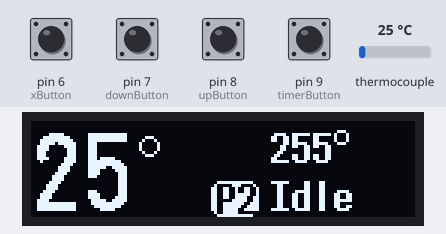
This program was run on a simulated Arduino Pro Mini, built with avr-gcc and run on an emulated ATmega328P. Shown: 128×32 one-colour display. Wiring (inferred from the names in the program): MAX6675 thermocouple converter: CS pin 11; MISO pin 12; SCK pin 10. The inputs (shaded band) are chosen by the test bench; at power-on: pin 6 (xButton), pin 7 (downButton), pin 8 (upButton), pin 9 (timerButton) HIGH, thermocouple 25 °C. EEPROM starts erased; what the program prints to the serial monitor is not drawn.

Above: at 1.6 s.
1.7 s: pin 6 (xButton) pulled LOW for 0.15 s
At 2.9 s:
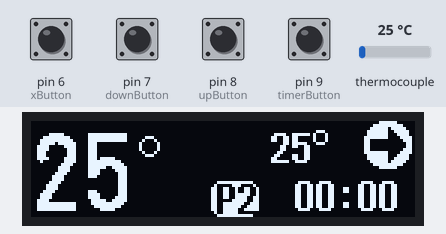
4.8 s: pin 7 (downButton) pulled LOW for 0.15 s
At 5.5 s:
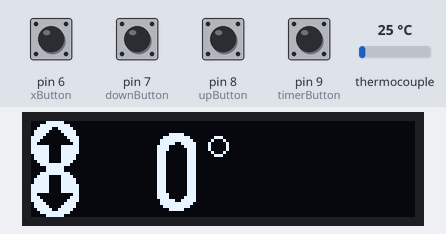
6.6 s: pin 8 (upButton) pulled LOW for 0.15 s
At 8.0 s:
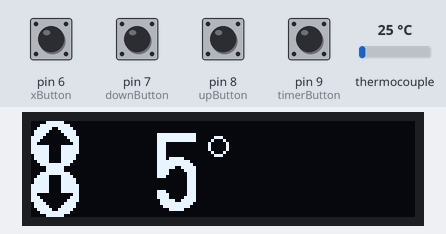
10.1 s: thermocouple set to 6 °C
At 12.9 s:
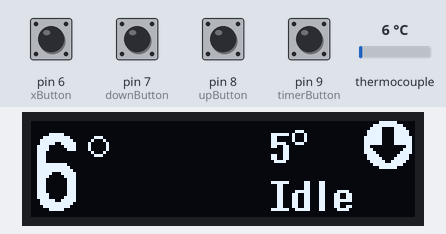
13.1 s: pin 6 (xButton) pulled LOW for 1 s
At 14.9 s:
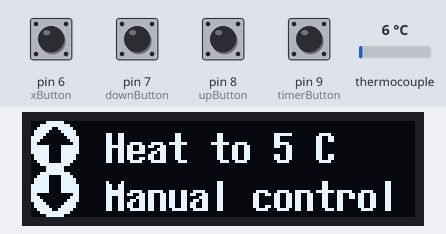
Timing chart, 0 to 16.4 s (numbered marks = the images above; inputs shaded):
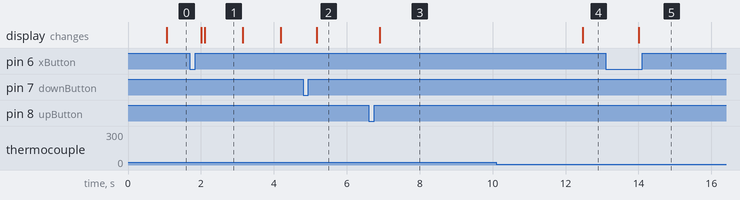

The program:

main.cpp
```cpp
#include <Arduino.h>
#include <U8g2lib.h>
#include "Countimer.h"
#include <OneButton.h>
#include "PID.h"
#include <digitalWriteFast.h>
#include <EEPROM.h>
#include <NewTone.h>
#define TONE_PIN 4

static const uint8_t MAX6675_CS = 11;
static const uint8_t MAX6675_SO = 12;
static const uint8_t MAX6675_SCK = 10;
static const uint8_t SSR_PIN = 5;

static const uint8_t ARROW_UP = 0x47;     // arrow up
static const uint8_t ARROW_DOWN = 0x44;   // arrow down
static const uint8_t ARROW_RIGH = 0x46;   // arrow right
static const uint8_t ARROW_REFLOW = 0x56; // reflow

static const uint8_t MIN_TEMPERATURE = 0;
static const uint8_t MAX_TEMPERATURE = 255;

const char NUMBER[] PROGMEM = "%d";

static const int MENU_TIMEOUT = 5000;

static const uint8_t IDLE_STATE = 0;

static const uint8_t HEATING_STATE = 1;
static const uint8_t SOAKING_STATE = 2;
static const uint8_t REFLOW_STATE = 3;

static const uint8_t TEMP_SET_STATE = 4;
static const uint8_t PROFILE_SET_STATE = 5;
static const uint8_t THERMOCOUPLE_ERROR = 6;

const typedef struct ReflowProfile_t
{
  uint8_t preheatTemp;
  uint8_t preheatDurationSec;

  uint8_t soakTemp;
  uint8_t soakDurationSec;

  uint8_t reflowTemp;
  uint8_t reflowDurationSec;
} ReflowProfile;

// only one profile for now, for mg chemicals solder paste t3
// https://www.mgchemicals.com/downloads/tds/tds-4902p.pdf
ReflowProfile reflowProfiles[1] = {
    // t    s    t    s    t    s
   // {110, 100, 145, 155, 185, 195}}; // this is original T3 mgchemical
     {135, 120, 170, 200, 210, 250}}; //+25C from normal profile to compensate for temp gradient plate/pcb, +extra time

static const uint8_t REFLOW_PROFILES_LEN = 1;
static const uint8_t MANUAL_PROFILE = 0;

uint8_t deviceState = IDLE_STATE;
uint8_t deviceProfile = MANUAL_PROFILE;
long menuStateAge = 0;

//=================================
// UI
//=================================
U8G2_SSD1306_128X32_UNIVISION_F_HW_I2C display(U8G2_R0, U8X8_PIN_NONE);
Countimer timer;

OneButton upButton = OneButton(8, true, true);
OneButton downButton = OneButton(7, true, true);
OneButton timerButton = OneButton(9, true, true);
OneButton xButton = OneButton(6, true, true);

//=================================
// PID settinga
//=================================
static const uint8_t PID_FUNCTIONAL_RANGE = 2;
double targetTemperature = 100;
double currentTemperature = 0;
double pidOutput;
double farKp = 5, farKi = 0, farKd = 7;
double farHOTKp = 8, farHOTKi = 0, farHOTKd = 14;
double nearKp = 10, nearKi = 1, nearKd = 8;
PID myPID(&currentTemperature, &pidOutput, &targetTemperature, farKp, farKi, farKd, DIRECT);
double profileTempSlope;
double profilePhaseStartingTemp;
uint8_t profileCompletedPhasesSec;
uint8_t profilePhaseMaxTemp;

//==================================
// Slow PWM
//==================================
volatile uint8_t pwmDutyCycle;
volatile uint8_t pwmCycleCounter = 0;

void eepromWrite();

void reDrawProfileSelectionScreen()
{
  Serial.print(F("reDrawProfileSelectionScreen"));
  char buffer[18];
  display.firstPage();
  do
  {
    // current profile
    if (deviceProfile == MANUAL_PROFILE)
    {
      display.setFont(u8g2_font_7x14B_tr);
      snprintf_P(buffer, 18, PSTR("Heat to %d C"), (int)targetTemperature);
      display.drawStr(25, 14, buffer);
      display.setCursor(25, 30);
      display.print(F("Manual control"));
    }
    else
    {
      display.setFont(u8g2_font_6x10_tf);
      snprintf_P(buffer, 18, PSTR("Heat   %d   %ds"), reflowProfiles[deviceProfile - 1].preheatTemp, reflowProfiles[deviceProfile - 1].preheatDurationSec);
      display.drawStr(25, 10, buffer);
      display.drawCircle(88, 4, 2);
      snprintf_P(buffer, 18, PSTR("Soak   %d   %ds"), reflowProfiles[deviceProfile - 1].soakTemp, reflowProfiles[deviceProfile - 1].soakDurationSec);
      display.drawStr(25, 21, buffer);
      display.drawCircle(88, 15, 2);
      snprintf_P(buffer, 18, PSTR("Reflow %d   %ds"), reflowProfiles[deviceProfile - 1].reflowTemp, reflowProfiles[deviceProfile - 1].reflowDurationSec);
      display.drawStr(25, 32, buffer);
      display.drawCircle(88, 26, 2);
    }
    display.setFont(u8g2_font_open_iconic_arrow_2x_t);
    display.drawGlyph(0, 16, ARROW_UP);
    display.drawGlyph(0, 32, ARROW_DOWN);
  } while (display.nextPage());
}

void reDrawTempSelectionScreen()
{
  char buffer[10];
  display.firstPage();
  do
  {
    // current temp
    display.setFont(u8g2_font_logisoso26_tn);
    snprintf_P(buffer, 7, NUMBER, int(targetTemperature));
    u8g2_uint_t position = display.drawStr(40, 30, buffer);
    display.drawCircle(40 + position + 5, 8, 3);

    display.setFont(u8g2_font_open_iconic_arrow_2x_t);
    display.drawGlyph(0, 16, ARROW_UP);
    display.drawGlyph(0, 32, ARROW_DOWN);
  } while (display.nextPage());
}

void reDrawThermocoupleError()
{
  // error beep
  NewTone(TONE_PIN, 1000, 50);
  delay(100);
  NewTone(TONE_PIN, 100, 50);
  delay(100);
  NewTone(TONE_PIN, 750, 100);

  display.firstPage();
  do
  {
    display.setFont(u8g2_font_7x14B_tr);
    display.setCursor(0, 10);
    display.print(F("Temperature sensor"));
    display.setCursor(20, 26);
    display.print(F("disconnected"));
  } while (display.nextPage());
}

void reDrawRegularScreen()
{
  char buffer[10];
  display.firstPage();
  do
  {
    if (deviceProfile != MANUAL_PROFILE)
    {
      // current profile
      display.setDrawColor(1);
      display.drawRBox(60, 20, 16, 12, 3);
      display.setDrawColor(0);
      display.setFont(u8g2_font_7x14B_tr);
      snprintf_P(buffer, 3, PSTR("P%d"), deviceProfile);
      display.drawStr(62, 31, buffer);
    }

    display.setDrawColor(1);
    // current temp
    display.setFont(u8g2_font_logisoso26_tn);
    snprintf_P(buffer, 7, NUMBER, int(round(currentTemperature)));
    u8g2_uint_t position = display.drawStr(0, 30, buffer);
    display.drawCircle(position + 5, 8, 3);

    // target temp
    display.setFont(u8g2_font_7x14B_tr);
    snprintf_P(buffer, 4, NUMBER, int(targetTemperature));
    position = display.drawStr(80, 14, buffer);
    display.drawCircle(80 + position + 2, 5, 2);

    if (deviceState == HEATING_STATE && currentTemperature < targetTemperature)
    {
      display.setFont(u8g2_font_open_iconic_arrow_2x_t);
      display.drawGlyph(111, 16, ARROW_UP);
    }
    else if (deviceState == HEATING_STATE && currentTemperature == targetTemperature)
    {
      display.setFont(u8g2_font_open_iconic_arrow_2x_t);
      display.drawGlyph(111, 16, REFLOW_STATE);
    }
    else if ((deviceState == HEATING_STATE || deviceState == IDLE_STATE) && currentTemperature > targetTemperature)
    {
      display.setFont(u8g2_font_open_iconic_arrow_2x_t);
      display.drawGlyph(111, 16, ARROW_DOWN);
    }
    else if (deviceState == SOAKING_STATE)
    {
      display.setFont(u8g2_font_open_iconic_arrow_2x_t);
      display.drawGlyph(111, 16, ARROW_RIGH);
    }
    else if (deviceState == REFLOW_STATE)
    {
      display.setFont(u8g2_font_open_iconic_arrow_2x_t);
      display.drawGlyph(111, 16, ARROW_REFLOW);
    }

    // second row
    display.setFont(u8g2_font_7x14B_tr);
    if (deviceState == IDLE_STATE)
    {
      display.setCursor(80, 30);
      display.print(F("Idle"));
    }
    else
    {
      // timer
      snprintf_P(buffer, 6, PSTR("%02d:%02d"), timer.getCurrentMinutes(), timer.getCurrentSeconds());
      display.drawStr(88, 30, buffer);
    }

  } while (display.nextPage());
}

void reDrawScreen()
{
  // beep every minute
  if (timer.getTotalSeconds() > 30 && timer.getTotalSeconds() % 60 == 0 && deviceState != IDLE_STATE)
  {
    NewTone(TONE_PIN, 500, 50);
  }

  if (timer.getCurrentMinutes() > 30)
  {
    // turn off beep
    NewTone(TONE_PIN, 1000, 200);
    deviceState = IDLE_STATE;
    pwmDutyCycle = 0;
  }

  if (deviceState == THERMOCOUPLE_ERROR)
  {
    reDrawThermocoupleError();
  }
  else if (deviceState == TEMP_SET_STATE && millis() - menuStateAge > MENU_TIMEOUT)
  {
    deviceState = IDLE_STATE;
    pwmDutyCycle = 0;
    deviceProfile = MANUAL_PROFILE;
    eepromWrite();
    reDrawRegularScreen();
  }
  else if (deviceState == PROFILE_SET_STATE && millis() - menuStateAge > MENU_TIMEOUT)
  {
    deviceState = IDLE_STATE;
    pwmDutyCycle = 0;
    targetTemperature = reflowProfiles[deviceProfile - 1].preheatTemp;
    eepromWrite();
    reDrawRegularScreen();
  }
  else if (deviceState == TEMP_SET_STATE)
  {
    reDrawTempSelectionScreen();
  }
  else if (deviceState == PROFILE_SET_STATE)
  {
    reDrawProfileSelectionScreen();
  }
  else
  {
    reDrawRegularScreen();
  }
}

void onUpButtonDoubleClick()
{
  Serial.println(F("onUpButtonDoubleClick"));
  NewTone(TONE_PIN, 750, 50);
  if (deviceState == TEMP_SET_STATE)
  {
    menuStateAge = millis();
    targetTemperature += 10;
    if (targetTemperature > MAX_TEMPERATURE)
      targetTemperature = MAX_TEMPERATURE;
    reDrawTempSelectionScreen();
  }
}

void onDownButtonDoubleClick()
{
  Serial.println(F("onDownButtonDoubleClick"));
  NewTone(TONE_PIN, 750, 50);
  if (deviceState == TEMP_SET_STATE)
  {
    menuStateAge = millis();
    targetTemperature -= 10;
    if (targetTemperature < MIN_TEMPERATURE)
      targetTemperature = MIN_TEMPERATURE;
    reDrawTempSelectionScreen();
  }
}

void onUpButtonPressed()
{
  Serial.println(F("onUpButtonPressed"));
  NewTone(TONE_PIN, 750, 50);
  if (deviceState == IDLE_STATE || deviceState == HEATING_STATE || deviceState == SOAKING_STATE || deviceState == REFLOW_STATE)
  {
    deviceState = TEMP_SET_STATE;
    menuStateAge = millis();
    reDrawTempSelectionScreen();
  }
  else if (deviceState == TEMP_SET_STATE)
  {
    menuStateAge = millis();
    targetTemperature += 5;
    if (targetTemperature > MAX_TEMPERATURE)
      targetTemperature = MAX_TEMPERATURE;
    reDrawTempSelectionScreen();
  }
  else if (deviceState == PROFILE_SET_STATE)
  {
    menuStateAge = millis();
    deviceProfile = (deviceProfile + 1) % (REFLOW_PROFILES_LEN + 1);
    reDrawProfileSelectionScreen();
  }
}

void onDownButtonPressed()
{
  Serial.println(F("onDownButtonPressed"));
  NewTone(TONE_PIN, 750, 50);
  if (deviceState == IDLE_STATE || deviceState == HEATING_STATE || deviceState == SOAKING_STATE || deviceState == REFLOW_STATE)
  {
    deviceState = TEMP_SET_STATE;
    menuStateAge = millis();
    reDrawTempSelectionScreen();
  }
  else if (deviceState == TEMP_SET_STATE)
  {
    menuStateAge = millis();
    targetTemperature -= 5;
    if (targetTemperature < MIN_TEMPERATURE)
      targetTemperature = MIN_TEMPERATURE;
    reDrawTempSelectionScreen();
  }
  else if (deviceState == PROFILE_SET_STATE)
  {
    menuStateAge = millis();
    deviceProfile--;
    if (deviceProfile < 0)
      deviceProfile = REFLOW_PROFILES_LEN;
    reDrawProfileSelectionScreen();
  }
}

void onTimerButtonPressed()
{
  Serial.println(F("onTimerButtonPressed"));
  NewTone(TONE_PIN, 750, 50);
  timer.restart();
}

void onXButtonPressed()
{
  Serial.println(F("onXButtonPressed"));
  NewTone(TONE_PIN, 750, 50);
  if (deviceState == IDLE_STATE || deviceState == TEMP_SET_STATE || deviceState == PROFILE_SET_STATE)
  {
    eepromWrite();
    deviceState = HEATING_STATE;
    timer.restart();
    reDrawScreen();
  }
  else if (deviceState == HEATING_STATE || deviceState == SOAKING_STATE || deviceState == REFLOW_STATE)
  {
    pwmDutyCycle = 0;
    deviceState = IDLE_STATE;
    targetTemperature = 0;
    profileTempSlope = 0;
    profilePhaseStartingTemp = 0;
    profileCompletedPhasesSec = 0;
    profilePhaseMaxTemp = 0;
    timer.restart();
    reDrawScreen();
  }
}

void onXButtonLongPressed()
{
  Serial.println(F("onXButtonLongPressed"));
  NewTone(TONE_PIN, 750, 50);
  if (deviceState == IDLE_STATE)
  {
    deviceState = PROFILE_SET_STATE;
    menuStateAge = millis();
  }
  reDrawScreen();
}

double readThermocouple()
{

  uint16_t v;
  digitalWrite(MAX6675_CS, LOW);
  delay(1);

  // Read in 16 bits,
  //  15    = 0 always
  //  14..2 = 0.25 degree counts MSB First
  //  2     = 1 if thermocouple is open circuit
  //  1..0  = uninteresting status

  v = shiftIn(MAX6675_SO, MAX6675_SCK, MSBFIRST);
  v <<= 8;
  v |= shiftIn(MAX6675_SO, MAX6675_SCK, MSBFIRST);

  digitalWrite(MAX6675_CS, HIGH);
  if (v & 0x4)
  {
    // Bit 2 indicates if the thermocouple is disconnected
    return NAN;
  }

  // The lower three bits (0,1,2) are discarded status bits
  v >>= 3;

  // The remaining bits are the number of 0.25 degree (C) counts
  return v * 0.25;
}

inline void profileTransitionBeep()
{
  NewTone(TONE_PIN, 1200, 500);
}

inline void setTempSlope(uint8_t temp, uint8_t durationSec, uint8_t elapsedTimeSec)
{
  profilePhaseMaxTemp = temp;
  profileCompletedPhasesSec = elapsedTimeSec;
  double tempDelta = temp - currentTemperature;
  profileTempSlope = tempDelta / (durationSec - elapsedTimeSec - 5); //5second look ahead
  profilePhaseStartingTemp = currentTemperature;
  // Serial.print(F("elapsedTimeSec: "));
  // Serial.println(elapsedTimeSec);
  // Serial.print(F("profilePhaseMaxTemp: "));
  // Serial.println(profilePhaseMaxTemp);
  // Serial.print(F("tempDelta: "));
  // Serial.println(tempDelta);
  // Serial.print(F("profileTempSlope: "));
  // Serial.println(profileTempSlope);
  // Serial.print(F("profilePhaseStartingTemp: "));
  // Serial.println(profilePhaseStartingTemp);
}

//===============================================
// PID processing at ~2Hz rate
//===============================================
void processPID()
{
  currentTemperature = readThermocouple();
  if (currentTemperature != NAN)
  {
    uint8_t elapsedPhaseTimeSec = timer.getTotalSeconds() - profileCompletedPhasesSec;
    if (deviceState == HEATING_STATE || deviceState == SOAKING_STATE || deviceState == REFLOW_STATE)
    {
      if (deviceProfile != MANUAL_PROFILE)
      {
        if (profileTempSlope == 0)
        {
          // preheat
          setTempSlope(reflowProfiles[deviceProfile - 1].preheatTemp, reflowProfiles[deviceProfile - 1].preheatDurationSec, 0);
        }

        if (deviceState == HEATING_STATE && timer.getTotalSeconds() >= reflowProfiles[deviceProfile - 1].preheatDurationSec)
        {
          Serial.println(F("->SOAKING_STATE"));
          profileTransitionBeep();
          deviceState = SOAKING_STATE;
          setTempSlope(reflowProfiles[deviceProfile - 1].soakTemp, reflowProfiles[deviceProfile - 1].soakDurationSec, reflowProfiles[deviceProfile - 1].preheatDurationSec);
        }
        if (deviceState == SOAKING_STATE && timer.getTotalSeconds() >= reflowProfiles[deviceProfile - 1].soakDurationSec)
        {
          Serial.println(F("->REFLOW_STATE"));
          profileTransitionBeep();
          deviceState = REFLOW_STATE;
          setTempSlope(reflowProfiles[deviceProfile - 1].reflowTemp, reflowProfiles[deviceProfile - 1].reflowDurationSec, reflowProfiles[deviceProfile - 1].soakDurationSec);
        }

        if (deviceState == REFLOW_STATE && timer.getTotalSeconds() >= reflowProfiles[deviceProfile - 1].reflowDurationSec)
        {
          profileTransitionBeep();
          deviceState = IDLE_STATE;
          pwmDutyCycle = 0;
          targetTemperature = 0;
          profileTempSlope = 0;
          profilePhaseStartingTemp = 0;
        }
        else
        {
          targetTemperature = min(profilePhaseMaxTemp, profileTempSlope * elapsedPhaseTimeSec + profilePhaseStartingTemp);
        }
      }

      // here below is an ugly number matching, be careful changing PID weights, as it ruin this logic
      bool farMode = (myPID.GetKd() == farKd);
      bool farHotMode = farMode && (myPID.GetKp() == farHOTKp);
      double gap = abs(targetTemperature - currentTemperature);
      if (gap < PID_FUNCTIONAL_RANGE && farMode)
      {
        myPID.reset();
        myPID.SetTunings(nearKp, nearKi, nearKd);
      }
      else if (gap > PID_FUNCTIONAL_RANGE && !farMode && targetTemperature < 200)
      {
        myPID.reset();
        myPID.SetTunings(farKp, farKi, farKd);
      }
      else if (gap > PID_FUNCTIONAL_RANGE && !farMode && !farHotMode && targetTemperature >= 200)
      {
        // TODO test it
        // heater is not powerful enough, need to increase Kp at the high end of tep range
        myPID.reset();
        myPID.SetTunings(farHOTKp, farHOTKi, farHOTKd);
      }

      myPID.Compute();
      pwmDutyCycle = pidOutput;
    }
  }
  else
  {
    pwmDutyCycle = 0;
    targetTemperature = 0;
    Serial.println(F("Thermocouple error"));
    deviceState = THERMOCOUPLE_ERROR;
    NewTone(TONE_PIN, 1000, 5000);
  }
}

// timer for PWM + divider
//=================================
// PID tuning
// For 60 Hz AC power, the maximum delay is 1/2 cycle or 8.33 ms.
// Considering that our PWM duty cycle ranges from 0-255, a single bit of resolution at 8.33 ms
// would imply a full range PWM switching period of 256 * 8.33 ms = 2.133 sec i.e. 0.46875Hz
// MAX6675 IC can read temp every 200ms ~4Hz
// i.e. every 266.67ms or 32 AC cycles we process PID algo and decide on PWM duty cycle
// PWM cycle is 266.67ms that we split in 2^5 intervals, therefore we have 2^5 control bits
// PID output variable will range from 0 to 32;
//
// Timer2 is set for interrupts at 120Hz rate (because half-cycles)
//=================================
void setupTimer2()
{
  noInterrupts();
  // Clear registers
  TCCR2A = 0;
  TCCR2B = 0;
  TCNT2 = 0;

  // set compare match register for 120Hz increments
  OCR2A = 64; // = (8Mhz) / (120Hz*1024) - 1 =~ 64
  // turn on CTC mode - (Clear timer on compare match) mode
  TCCR2A |= (1 << WGM21);
  // Prescaler 1024
  TCCR2B |= (1 << CS22) | (1 << CS21) | (1 << CS20);
  // Enable "Output Compare Match" interrupt
  TIMSK2 |= (1 << OCIE2A);
  interrupts();
}

void eepromWrite()
{
  EEPROM.write(0, (uint8_t)targetTemperature);
  EEPROM.write(1, (uint8_t)deviceProfile);
}

void eepromRead()
{
  targetTemperature = EEPROM.read(0);
  deviceProfile = EEPROM.read(1);
}

void setup()
{
  Serial.begin(38400);

  while (!Serial)
  {
    delay(1);
  }

  Serial.println(F("booting up"));
  pinMode(5, OUTPUT);
  digitalWrite(5, LOW);
  display.begin();

  timer.setCounter(0, 30, 0, CountType::COUNT_UP, NULL);
  timer.setInterval(reDrawScreen, 1000);
  timer.start();

  upButton.attachClick(onUpButtonPressed);
  upButton.attachDoubleClick(onUpButtonDoubleClick);
  upButton.setClickTicks(100);
  downButton.attachClick(onDownButtonPressed);
  downButton.attachDoubleClick(onDownButtonDoubleClick);
  downButton.setClickTicks(100);
  xButton.attachClick(onXButtonPressed);
  xButton.setClickTicks(100);
  xButton.attachLongPressStart(onXButtonLongPressed);
  timerButton.attachClick(onTimerButtonPressed);
  timerButton.setClickTicks(100);

  // turn the PID on
  myPID.SetMode(AUTOMATIC);
  myPID.SetOutputLimits(0, 32);
  // TODO change to 264 in the PID.cpp
  // myPID.SetSampleTime(266);

  pinModeFast(SSR_PIN, OUTPUT);
  digitalWriteFast(SSR_PIN, LOW);

  pinMode(MAX6675_CS, OUTPUT);
  pinMode(MAX6675_SO, INPUT);
  pinMode(MAX6675_SCK, OUTPUT);

  setupTimer2();
  eepromRead();

  char buffer[50];
  snprintf_P(buffer, 50, PSTR("far %.2f, %.2f, %.2f"), farKp, farKi, farKd);
  Serial.println(buffer);
  snprintf_P(buffer, 50, PSTR("near %.2f, %.2f, %.2f"), nearKp, nearKi, nearKd);
  Serial.println(buffer);
  Serial.println(PID_FUNCTIONAL_RANGE);

  reDrawRegularScreen();

  // ready beep
  NewTone(TONE_PIN, 750, 50);
  delay(100);
  NewTone(TONE_PIN, 1000, 50);
}

void loop()
{
  timer.run();
  upButton.tick();
  downButton.tick();
  timerButton.tick();
  xButton.tick();
  delay(50);
}

ISR(TIMER2_COMPA_vect)
{
  // every 120Hz/8 i.e 266.67ms, process PID
  if (pwmCycleCounter == 0)
  {
    processPID();
  }

  if (pwmDutyCycle == 0)
  {
    digitalWriteFast(SSR_PIN, LOW);
  }
  else if (pwmCycleCounter == 0)
  {
    digitalWriteFast(SSR_PIN, HIGH);
  }
  else if (pwmCycleCounter == pwmDutyCycle && pwmDutyCycle != 32)
  {
    digitalWriteFast(SSR_PIN, LOW);
  }

  pwmCycleCounter = (pwmCycleCounter + 1) % 32;
}
```

Measured:
- after the input at 1.7 s, the display: first changes after 0.31 s (image 1 shows a later state)
- after the input at 4.8 s, the display: changes after 0.37 s (image 2)
- after the input at 6.6 s, the display: changes after 0.31 s (image 3)
- after the input at 10.1 s, the display: changes after 2.4 s (image 4)
- after the input at 13.1 s, the display: changes after 0.91 s (image 5)
- what the display in image 1 shows lasts 1.1 s, from 2.1 s to 3.2 s
